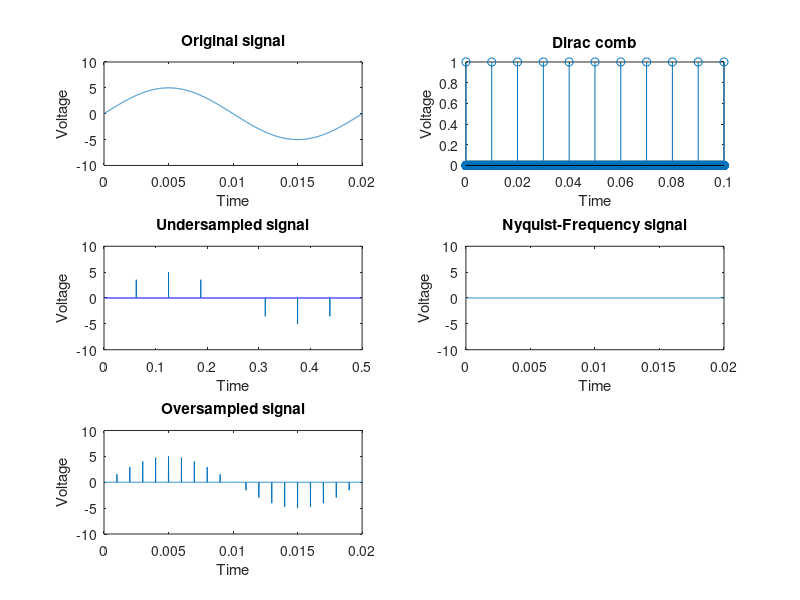

This figure's MATLAB source: (Note: this script raises an error after producing the figure.)
%% Prelab:

% first part:

f = 50; % frequency, in hertz
f_n = 2*f; % nyquist frequency, in hertz

t = 0:1E-5:1; % smaller iterations lead to closer to continuous behavior

V_pp = 5;
w = 2*pi*f;
x = V_pp * sin(w .* t);

% Original signal:
subplot(3, 2, 1);
plot(t, x);
ylabel("Voltage")
xlabel("Time")
title("Original signal");
ylim([-10, 10]);
xlim([0, 1/f]);

% Dirac comb
T = 1/f_n;
subplot(3, 2, 2);
p = zeros(size(t));
p(mod(t, T) == 0) = 1;
stem(t, p);
ylabel("Voltage")
xlabel("Time")
title("Dirac comb");
ylim([0, 1]);
xlim([0, 10*T]);

% Undersampled signal:
fs = 48; % In hertz
T = 1/fs;

p = zeros(size(t));
p(mod(t, T) == 0) = 1;

subplot(3, 2, 3);
plot(t, p .* x);
ylabel("Voltage")
xlabel("Time")
title("Undersampled signal");
ylim([-10, 10]);
xlim([0, 1/2]);

% Nyquist-Frequency sampled signal
fs = 100; % In hertz
T = 1/fs;

p = zeros(size(t));
p(mod(t, T) == 0) = 1;

subplot(3, 2, 4);
plot(t, p .* x);
ylabel("Voltage")
xlabel("Time")
title("Nyquist-Frequency signal");

ylim([-10, 10]);
xlim([0, 1/50]);


% Oversampled signal
fs = 1000; % In hertz
T = 1/fs;

p = zeros(size(t));
p(mod(t, T) == 0) = 1;

subplot(3, 2, 5);
plot(t, p .* x);
ylabel("Voltage")
xlabel("Time")
title("Oversampled signal");

ylim([-10, 10]);
xlim([0, 1/50]);

%%

clear
close all

f = 50;
t = 0:1E-5:1;
V_pp = 5;
w = 2*pi*f;
x = V_pp * sin(w .* t);

% Underdamped signal:
fs = 48; % In hertz
T = 1/fs;
T0 = 0.5 * 1/fs;
p = gen_pulse_train(t, T0, T);

subplot(3, 2, 1);
plot(t, p);
title("Rectangular Pulse Train(Undersampled)");
ylabel("Voltage")
xlabel("Time")
xlim([0, 1/2]);
ylim([-0.5, 2]);

subplot(3, 2, 2);
plot(t, p .* x);
ylabel("Voltage")
xlabel("Time")
title("Undersampled Signal")
xlim([0, 1/2]);
ylim([-6, 6]);


% Nyquist Damped signal:
fs = 100; % In hertz
T = 1/fs;
T0 = 0.5 * 1/fs;
p = gen_pulse_train(t, T0, T);

subplot(3, 2, 3);
plot(t, p .* x);
ylabel("Voltage")
xlabel("Time")
title("Nyquist Sampled Signal")
xlim([0, 1/50]);
ylim([-6, 6]);

% Nyquist Sampled signal:
fs = 1000; % In hertz
T = 1/fs;
T0 = 0.5 * 1/fs;
p = gen_pulse_train(t, T0, T);

subplot(3, 2, 4);
plot(t, p .* x);
ylabel("Voltage")
xlabel("Time")
title("Oversampled Signal")
xlim([0, 1/50]);
ylim([-6, 6]);

subplot(3, 2, [5 6]);
plot(t, x);
ylabel("Voltage")
xlabel("Time")
title("Original Signal")
xlim([0, 1/50]);
ylim([-6, 6]);

% Function to generate pulse train
function [p] = gen_pulse_train(t, T0, T)
    p = zeros(size(t));
    for k=1:length(t)
        if mod(t(k), T) == 0
           left = t(k) - T0;
           right = t(k) + T0;
           p((t > left) & (t < right)) = 1;
        else
            p(k) = 0;
        end
    end
end

